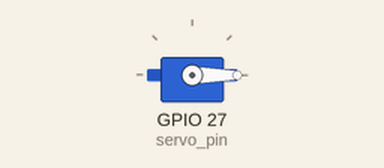
A sketch run on a simulated ESP32. Shown: servo.

Above: at 0.05 s.
At 1.5 s:
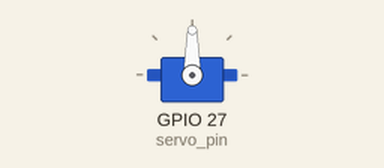
At 3.0 s:
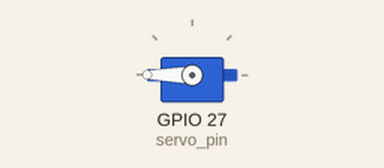
Timing chart, 0 to 6.9 s (numbered marks = the images above):
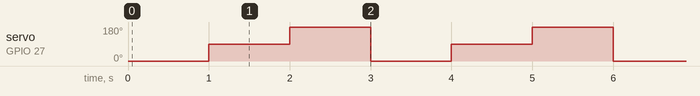

Measured:
- by itself, servo on GPIO 27 (servo_pin): repeats every 3.0 s: 180° 1.0 s, 0° 1.0 s, 90° 1.0 s

The sketch:

Servo.ino
```cpp
#include <ESP32_Servo.h>
// Controlling a servo position using a potentiometer (variable resistor)
// by Michal Rinott <http://people.interaction-ivrea.it/m.rinott>
// create servo object to control a servo
Servo myservo;
// Pin to control the servo
const int servo_pin = 27;
int val;

void setup()
{
  myservo.attach(servo_pin, 600, 2400);
}
void loop()
{
  myservo.write(0);
  delay(1000);
  myservo.write(90);
  delay(1000);
  myservo.write(180);
  delay(1000);
}
```
